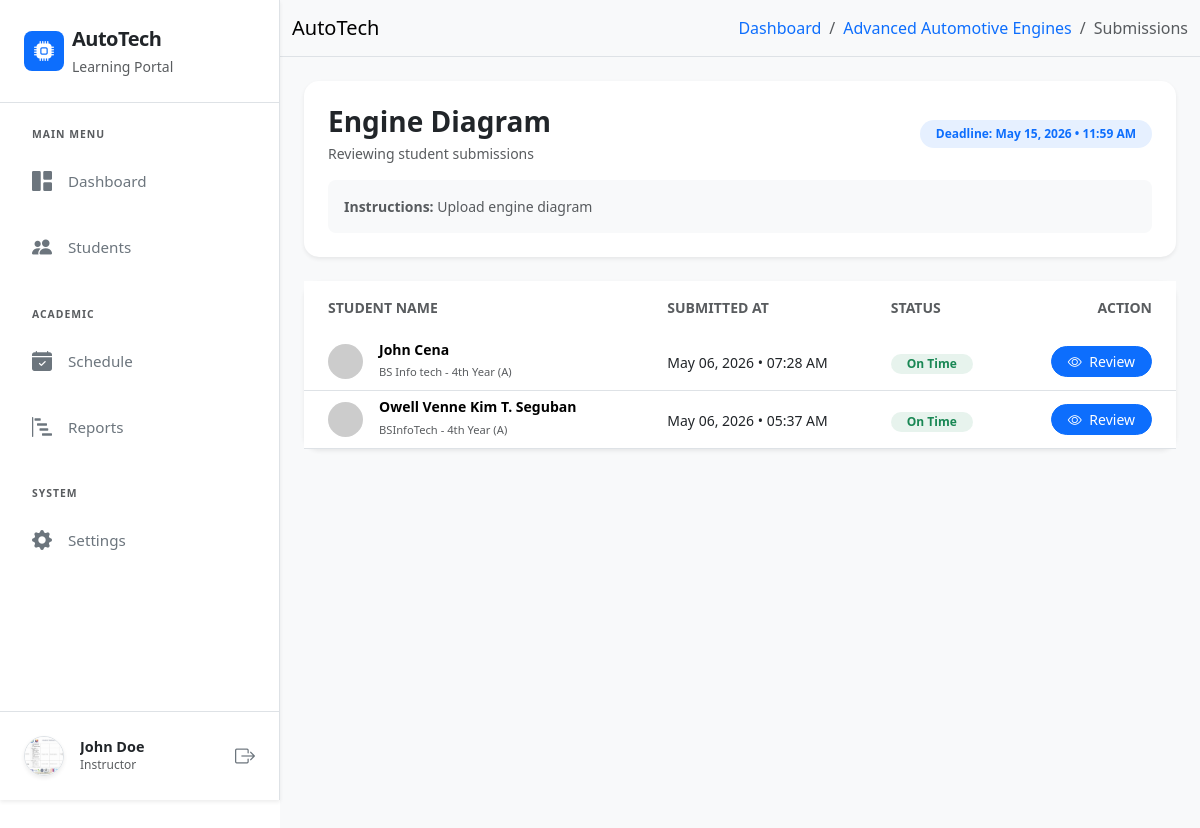
The page /view-submissions.php?id=1 (signed in) on the database its author committed.
### tables this page shows
CREATE TABLE `users` (
  `user_id` int(11) NOT NULL,
  `fullname` varchar(255) NOT NULL,
  `email` varchar(255) NOT NULL,
  `password` varchar(255) NOT NULL,
  `role` enum('instructor','student') NOT NULL,
  `course` varchar(100) NOT NULL,
  `year_level` varchar(50) NOT NULL,
  `section` varchar(50) NOT NULL,
  `profile_pic` varchar(100) NOT NULL,
  `created_at` timestamp NOT NULL DEFAULT current_timestamp()
);

CREATE TABLE `assignments` (
  `assignment_id` int(11) NOT NULL,
  `module_id` int(11) NOT NULL,
  `title` varchar(255) NOT NULL,
  `instructions` text DEFAULT NULL,
  `deadline` datetime NOT NULL,
  `created_at` timestamp NOT NULL DEFAULT current_timestamp()
);

CREATE TABLE `module` (
  `module_id` int(11) NOT NULL,
  `user_id` int(11) NOT NULL,
  `module_description` varchar(255) NOT NULL,
  `section` varchar(255) NOT NULL,
  `year` varchar(20) NOT NULL,
  `module_code` varchar(50) NOT NULL
);

CREATE TABLE `submissions` (
  `submission_id` int(11) NOT NULL,
  `assignment_id` int(11) NOT NULL,
  `user_id` int(11) NOT NULL,
  `submission_text` text DEFAULT NULL,
  `file_path` varchar(255) DEFAULT NULL,
  `submitted_at` timestamp NOT NULL DEFAULT current_timestamp()
);

### view-submissions.php (the view, shortened to what this page needs)
<?php include 'includes/header.php'; ?>
<?php include 'database/dbconn.php'; ?>
<?php
$assignmentId = mysqli_real_escape_string($conn, $_GET['id']);
$assign_sql = "SELECT a.*, m.module_description FROM assignments a
              JOIN module m ON a.module_id = m.module_id
              WHERE a.assignment_id = '$assignmentId' LIMIT 1";
$assign_run = mysqli_query($conn, $assign_sql);
if (mysqli_num_rows($assign_run) > 0) {
    $assignment = mysqli_fetch_assoc($assign_run);
    $moduleId = $assignment['module_id'];
} else {
    header("Location: dashboard.php");
    exit();
}
?>
<div class="d-flex" id="wrapper">
    <?php include 'includes/sidebar.php'; ?>
    <div id="page-content-wrapper" class="w-100">
        <nav class="navbar navbar-expand-lg bg-body-tertiary border-bottom">
            <div class="container-fluid">
                <a class="navbar-brand" href="dashboard.php">AutoTech</a>
                <nav aria-label="breadcrumb">
                    <ol class="breadcrumb mb-0">
                        <li class="breadcrumb-item"><a href="dashboard.php" class="text-decoration-none">Dashboard</a></li>
                        <li class="breadcrumb-item"><a href="view-module.php?id=<?php echo $moduleId; ?>#assignments" class="text-decoration-none"><?php echo $assignment['module_description']; ?></a></li>
                        <li class="breadcrumb-item active" aria-current="page">Submissions</li>
                    </ol>
                </nav>
            </div>
        </nav>
        <div class="container-fluid p-4" style="background-color: #f8f9fa; min-height: 100vh;">
            <div class="card border-0 shadow-sm mb-4" style="border-radius: 15px;">
                <div class="card-body p-4">
                    <div class="d-flex justify-content-between align-items-center mb-3">
                        <div>
                            <h3 class="fw-bold text-dark mb-1"><?php echo $assignment['title']; ?></h3>
                            <p class="text-muted mb-0 small">Reviewing student submissions</p>
                        </div>
                        <div class="text-end">
                            <span class="badge bg-primary bg-opacity-10 text-primary px-3 py-2 rounded-pill">
                                Deadline: <?php echo date('M d, Y • h:i A', strtotime($assignment['deadline'])); ?>
                            </span>
                        </div>
                    </div>
                    <div class="bg-light p-3 rounded-3 mb-0">
                        <p class="small text-muted mb-0"><strong>Instructions:</strong> <?php echo nl2br($assignment['instructions']); ?></p>
                    </div>
                </div>
            </div>
            <div class="card border-0 shadow-sm" style="border-radius: 15px;">
                <div class="card-body p-0">
                    <div class="table-responsive">
                        <table class="table table-hover align-middle mb-0">
                            <thead class="bg-light">
                                <tr>
                                    <th class="ps-4 py-3 border-0 small text-uppercase fw-bold text-muted">Student Name</th>
                                    <th class="py-3 border-0 small text-uppercase fw-bold text-muted">Submitted At</th>
                                    <th class="py-3 border-0 small text-uppercase fw-bold text-muted">Status</th>
                                    <th class="py-3 border-0 small text-uppercase fw-bold text-muted text-end pe-4">Action</th>
                                </tr>
                            </thead>
                            <tbody>
                                <?php
                                $sub_sql = "SELECT s.*, u.fullname, u.email, u.course, u.year_level, u.section
                                           FROM submissions s
                                           JOIN users u ON s.user_id = u.user_id
                                           WHERE s.assignment_id = '$assignmentId'
                                           ORDER BY s.submitted_at DESC";
                                $sub_run = mysqli_query($conn, $sub_sql);
                                if (mysqli_num_rows($sub_run) > 0) {
                                    while ($sub = mysqli_fetch_assoc($sub_run)) {
                                        $submittedAt = strtotime($sub['submitted_at']);
                                        $deadline = strtotime($assignment['deadline']);
                                        $isLate = $submittedAt > $deadline;
                                        ?>
                                        <tr>
                                            <td class="ps-4">
                                                <div class="d-flex align-items-center">
                                                    <img src="https://ui-avatars.com/api/?name=<?php echo urlencode($sub['fullname']); ?>&background=random&color=fff" class="rounded-circle me-3" width="35">
                                                    <div>
                                                        <h6 class="mb-0 fw-bold small"><?php echo $sub['fullname']; ?></h6>
                                                        <small class="text-muted" style="font-size: 0.7rem;"><?php echo $sub['course']; ?> - <?php echo $sub['year_level']; ?> (<?php echo $sub['section']; ?>)</small>
                                                    </div>
                                                </div>
                                            </td>
                                            <td>
                                                <span class="small text-dark"><?php echo date('M d, Y • h:i A', $submittedAt); ?></span>
                                            </td>
                                            <td>
                                                <?php if($isLate): ?>
                                                    <span class="badge bg-warning bg-opacity-10 text-warning px-3 py-1 rounded-pill small">Late</span>
                                                <?php else: ?>
                                                    <span class="badge bg-success bg-opacity-10 text-success px-3 py-1 rounded-pill small">On Time</span>
                                                <?php endif; ?>
                                            </td>
                                            <td class="text-end pe-4">
                                                <button class="btn btn-primary btn-sm rounded-pill px-3 shadow-none"
                                                        onclick='viewSubmissionDetails(<?php echo json_encode($sub); ?>, <?php echo $isLate ? "true" : "false"; ?>)'>
                                                    <i class="bi bi-eye me-1"></i> Review
                                                </button>
                                            </td>
                                        </tr>
                                        <?php
                                    }
                                }
                                ?>
                            </tbody>
                        </table>
                    </div>
                </div>
            </div>
        </div>
    </div>
</div>
<?php include 'includes/footer.php'; ?>

### includes/sidebar.php (shortened to what this page needs)
<div class="bg-white border-end shadow-sm sidebar-responsive" id="sidebar-wrapper">
    <div class="sidebar-heading p-4 d-flex align-items-center border-bottom bg-white">
        <div class="bg-primary rounded-3 p-2 me-2 d-flex align-items-center justify-content-center" style="width: 40px; height: 40px;">
            <i class="bi bi-cpu-fill text-white fs-5"></i>
        </div>
        <div>
            <span class="fs-5 fw-bold text-dark d-block" style="letter-spacing: -0.5px;">AutoTech</span>
            <span class="text-muted small fw-medium">Learning Portal</span>
        </div>
    </div>
    <div class="list-group list-group-flush px-3 mt-4 overflow-auto custom-scrollbar" style="height: calc(100vh - 160px); padding-bottom: 80px;">
        <label class="text-uppercase text-muted fw-bold mb-2 ps-3" style="font-size: 0.65rem; letter-spacing: 1px;">Main Menu</label>
        <a href="dashboard.php" class="list-group-item list-group-item-action border-0 rounded-3 py-3 px-3 mb-1 d-flex align-items-center transition-all <?php echo (basename($_SERVER['PHP_SELF']) == 'dashboard.php') ? 'active-link' : 'text-secondary'; ?>">
            <i class="bi bi-grid-1x2-fill me-3 fs-5"></i>
            <span class="fw-medium">Dashboard</span>
        </a>
        <?php if($_SESSION['role'] == 'instructor'): ?>
        <a href="students.php" class="list-group-item list-group-item-action border-0 rounded-3 py-3 px-3 mb-1 d-flex align-items-center transition-all <?php echo (basename($_SERVER['PHP_SELF']) == 'students.php') ? 'active-link' : 'text-secondary'; ?>">
            <i class="bi bi-people-fill me-3 fs-5"></i>
            <span class="fw-medium">Students</span>
        </a>
        <?php endif; ?>
        <label class="text-uppercase text-muted fw-bold mt-4 mb-2 ps-3" style="font-size: 0.65rem; letter-spacing: 1px;">Academic</label>
        <a href="schedule.php" class="list-group-item list-group-item-action border-0 rounded-3 py-3 px-3 mb-1 d-flex align-items-center transition-all <?php echo (basename($_SERVER['PHP_SELF']) == 'schedule.php') ? 'active-link' : 'text-secondary'; ?>">
            <i class="bi bi-calendar-check-fill me-3 fs-5"></i>
            <span class="fw-medium">Schedule</span>
        </a>
        <a href="reports.php" class="list-group-item list-group-item-action border-0 rounded-3 py-3 px-3 mb-1 d-flex align-items-center transition-all <?php echo (basename($_SERVER['PHP_SELF']) == 'reports.php') ? 'active-link' : 'text-secondary'; ?>">
            <i class="bi bi-bar-chart-steps me-3 fs-5"></i>
            <span class="fw-medium">Reports</span>
        </a>
        <label class="text-uppercase text-muted fw-bold mt-4 mb-2 ps-3" style="font-size: 0.65rem; letter-spacing: 1px;">System</label>
        <a href="settings.php" class="list-group-item list-group-item-action border-0 rounded-3 py-3 px-3 mb-1 d-flex align-items-center transition-all <?php echo (basename($_SERVER['PHP_SELF']) == 'settings.php') ? 'active-link' : 'text-secondary'; ?>">
            <i class="bi bi-gear-fill me-3 fs-5"></i>
            <span class="fw-medium">Settings</span>
        </a>
    </div>
    <div class="position-absolute bottom-0 w-100 p-3 border-top bg-white">
        <div class="d-flex align-items-center p-2 rounded-3">
            <?php
                $u_id = $_SESSION['user_id'];
                include 'database/dbconn.php';
                $u_data = mysqli_fetch_assoc(mysqli_query($conn, "SELECT profile_pic, fullname FROM users WHERE user_id = '$u_id'"));
                if($u_data['profile_pic']): ?>
                <img src="uploads/profile_pics/<?php echo $u_data['profile_pic']; ?>" class="rounded-circle me-3 border shadow-sm" width="40" height="40" style="object-fit: cover;" alt="User">
            <?php else: ?>
                <img src="https://ui-avatars.com/api/?name=<?php echo urlencode($u_data['fullname']); ?>&background=0D6EFD&color=fff" class="rounded-circle me-3" width="40" alt="User">
            <?php endif; ?>
            <div class="overflow-hidden">
                <h6 class="mb-0 text-dark fw-bold text-truncate" style="font-size: 0.9rem;"><?php echo $_SESSION['fullname']; ?></h6>
                <small class="text-muted d-block text-truncate text-capitalize" style="font-size: 0.75rem;">
                    <?php
                        if ($_SESSION['role'] == 'student' && isset($_SESSION['course'])) {
                            echo $_SESSION['course'] . ' - ' . $_SESSION['year_level'];
                        } else {
                            echo $_SESSION['role'];
                        }
                    ?>
                </small>
            </div>
            <a href="controller/AuthController.php?logout=1" class="ms-auto text-secondary" title="Logout"><i class="bi bi-box-arrow-right fs-5"></i></a>
        </div>
    </div>
</div>

### includes/sidebar.php (style rules this page uses)
.sidebar-responsive { min-width: 280px; max-width: 280px; height: 100vh; z-index: 1000; transition: all 0.3s ease; position: fixed; left: 0; top: 0; }
@media (min-width: 992px) { #wrapper { padding-left: 280px; } }
@media (min-width: 992px) { .sidebar-responsive { position: fixed; } }
.list-group-item { background-color: transparent !important; font-size: 0.95rem; }
.transition-all { transition: all 0.2s ease-in-out; }

### rows shown on the page
users: profile_pic (picture)
assignments: module.module_description "Advanced Automotive Engines", title "Engine Diagram", deadline "May 15, 2026 • 11:59 AM", instructions "Upload engine diagram"
submissions: user.fullname "John Cena", user.course "BS Info tech", user.year_level "4th Year", user.section "A", submitted_at "May 06, 2026 • 07:28 AM", shows "On Time"
submissions: user.fullname "Owell Venne Kim T. Seguban", user.course "BSInfoTech", user.year_level "4th Year", user.section "A", submitted_at "May 06, 2026 • 05:37 AM", shows "On Time"

### other values the page prints
$_SESSION['fullname'] "John Doe"
$_SESSION['role'] "Instructor"
